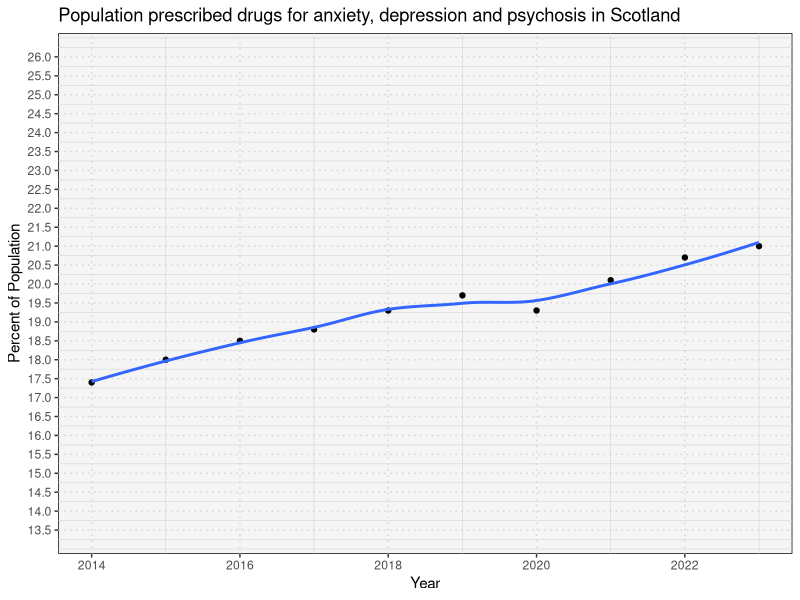
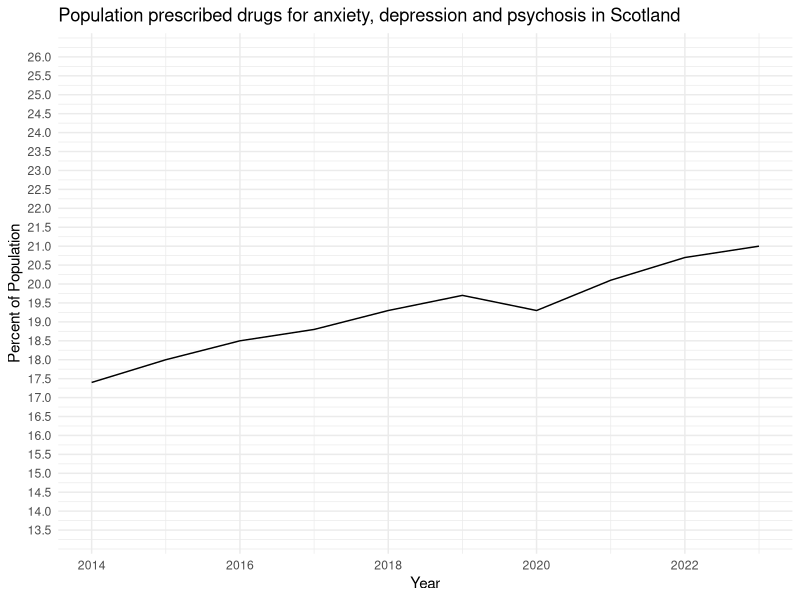
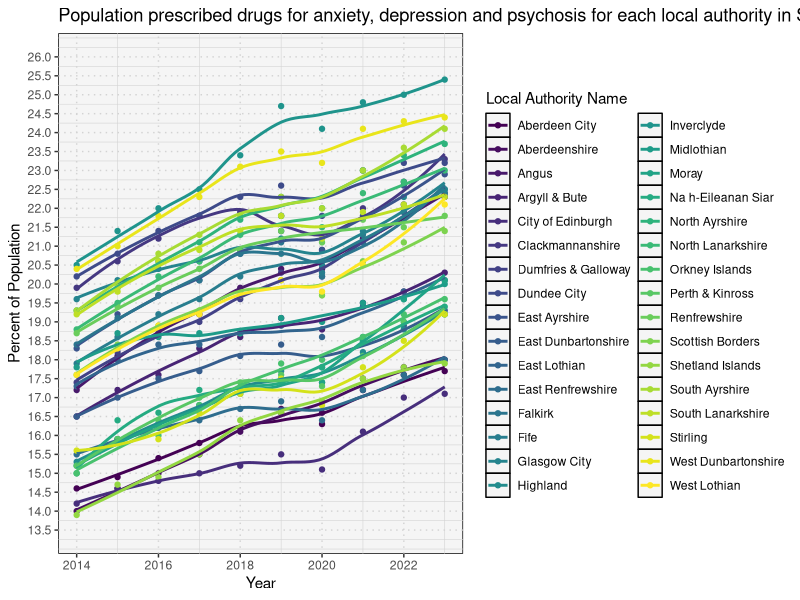
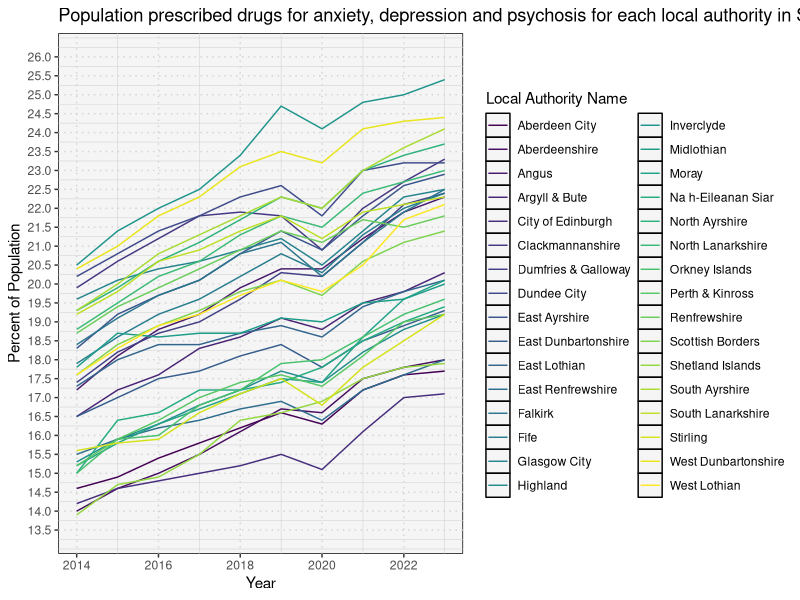

R code for these plots, in order:
## ---- chunk 1
library("tidyverse")
library("viridis")
## ---- chunk 2
df_all_data <- read_csv('./data/ScotPHO_Population prescribed drugs for anxiety depression and psychosis_allyears_national_and_council_extract_2025-11-03.csv')
## ---- chunk 3
df_all_data |> 
    # Filtering by the 'total' quintile, as that's what we're interested in
    filter(quintile == 'Total') |> 
    # Getting the count (`n`) and the min/max values for the `value` and `year` columns to see 
    # if anything is out of the expected range
    # Also checking for missing (`na`) values in the columns
    summarise(
        n = n(), 
        minValue = min(value, na.rm=TRUE), maxValue = max(value, na.rm=TRUE), missingValue = sum(is.na(value)),
        minYear = min(year), maxYear = max(year), missingYear = sum(is.na(year))
    )
## ---- chunk 4
df_all_data <- df_all_data |> 
    mutate(year = as.integer(year))
## ---- chunk 5
df_national_data <- df_all_data |> 
        # Filtering by 'Total' values and only for Scotland as a whole
        filter(quintile == "Total" & area_type=="Scotland") |> 
        # Only selecting the 'year' and 'value' columns as this is all that is needed.
        select(c("year", "value")) |> 
        # Rename value column to percent_prescribed for clarity
        rename(percent_prescribed = value)

df_local_authority_data <- df_all_data |>
        # Filtering by 'Total' values and where the 'area_type' is the Council Area to get Local Authority data
        filter(quintile == "Total" & area_type=="Council area") |> 
        # Selecting the 'year', 'value' and 'area_name' for the local authorities
        select(c("year", "area_name", "value")) |> 
        # Rename value column to percent_prescribed for clarity
        rename(percent_prescribed = value)
## ---- chunk 6
df_national_data |> 
    summarise(
        # Count
        n = n(),
        # Mean 
        mean = mean(percent_prescribed), 
        # Standard Deviation
        sd = sd(percent_prescribed), 
        # Inter-quartile range
        iqr = IQR(percent_prescribed)
    )
df_local_authority_data |> 
    summarise(
        n = n(), 
        mean = mean(percent_prescribed), 
        sd = sd(percent_prescribed), 
        iqr = IQR(percent_prescribed)
    )
## ---- chunk 7
df_national_data |> 
    ggplot(aes(x = year, y=percent_prescribed)) + 
    geom_point() +
    geom_smooth(se = FALSE) + 
    scale_y_continuous(limits=c(13.5,26), breaks = seq(13.5, 26, 0.5)) +
    labs(
        title = "Population prescribed drugs for anxiety, depression and psychosis in Scotland",
        x = "Year",
        y = "Percent of Population"
    ) +
    scale_color_viridis_d() +
    theme(panel.background = element_rect(fill = '#f5f5f5ff', color = 'black'),
          panel.grid.major = element_line(color = 'lightgrey', linetype = 'dotted'),
          panel.grid.minor = element_line(color = 'lightgrey', size = .2)) 
## ---- chunk 8
df_national_data |> 
    ggplot(aes(x=year, y=percent_prescribed)) +
    geom_path() + 
    scale_y_continuous(limits=c(13.5,26), breaks = seq(13.5, 26, 0.5)) +
    labs(
        title = "Population prescribed drugs for anxiety, depression and psychosis in Scotland",
        x = "Year",
        y = "Percent of Population"
    ) +
    scale_colour_viridis_d() +
    theme_minimal()
## ---- chunk 9
df_local_authority_data |> 
    ggplot(aes(x = year, y=percent_prescribed, colour=area_name)) + 
    geom_point() +
    geom_smooth(se = FALSE) + 
    scale_y_continuous(limits = c(13.5,26), breaks = seq(13.5, 26, 0.5)) +
    labs(
        title = "Population prescribed drugs for anxiety, depression and psychosis for each local authority in Scotland",
        x = "Year",
        y = "Percent of Population",
        colour = "Local Authority Name"
    ) +
    scale_color_viridis_d() +
    theme(panel.background = element_rect(fill = '#f5f5f5ff', color = 'black'),
          panel.grid.major = element_line(color = 'lightgrey', linetype = 'dotted'),
          panel.grid.minor = element_line(color = 'lightgrey', size = .2)) 
## ---- chunk 10
df_local_authority_data |> 
    ggplot(aes(x=year, y=percent_prescribed, color=area_name)) +
    geom_path() + 
    scale_y_continuous(limits = c(13.5,26), breaks = seq(13.5, 26, 0.5)) +
    labs(
        title = "Population prescribed drugs for anxiety, depression and psychosis for each local authority in Scotland",
        x = "Year",
        y = "Percent of Population",
        colour = "Local Authority Name"
    ) +
    scale_color_viridis_d() +
    theme(panel.background = element_rect(fill = '#f5f5f5ff', color = 'black'),
          panel.grid.major = element_line(color = 'lightgrey', linetype = 'dotted'),
          panel.grid.minor = element_line(color = 'lightgrey', size = .2)) 
## ---- chunk 11
df_green_space <- read_csv('./data/3rd-state-of-scotlands-greenspace-appendix-6-4.csv')
## ---- chunk 12
# avg_time_in_hospital_by_deprivation_and_age_groups <- total_time_2020 |> 
#     mutate(age_bin = cut(age, breaks=c(0,10,20,30,40,50,60,70,80,90,100), include.lowest = TRUE)) |> 
#     group_by(deprivation, age_bin) |> 
#     summarise(avg_days_in_hospital = mean(total_time_days))
## ---- chunk 13
# plot_names <- c('1' = '1 - Most Deprived',
#                 '2' = '2',
#                 '3' = '3',
#                 '4' = '4',
#                 '5' = '5 - Least Deprived')
## ---- chunk 14
# avg_time_in_hospital_by_deprivation_and_age_groups |> 
    # mutate(deprivation = as.character(deprivation)) |> 
    # ggplot(
    #     aes(x = age_bin, y=avg_days_in_hospital, colour=deprivation)) + 
    # geom_point() +
    # scale_y_continuous(breaks = seq(0, 13, 1)) +
    # #scale_x_continuous(breaks = seq(0,100, 5)) + 
    # ggtitle("Length of stay in hospital by Age and by Deprivation") +
    # ylab("Average number of days in Hospital") +
    # xlab("Age Group") +
    # scale_colour_viridis_d() + 
    # theme_bw()
## ---- chunk 15
# total_time_2020 |> 
#     group_by(deprivation, age) |> 
#     summarise(avg_days_in_hospital = mean(total_time_days)) |> 
#     mutate(deprivation = as.character(deprivation)) |> 
#     ggplot(aes(x = age, y=avg_days_in_hospital, colour=deprivation)) + 
#     geom_point() +
#     geom_smooth(se = FALSE) + 
#     scale_y_continuous(breaks = seq(0, 17, 1)) +
#     scale_x_continuous(breaks = seq(0,100, 5)) + 
#     labs(
#         title = "Length of stay in hospital by Age and by Deprivation",
#         x = "Age",
#         y = "Number of days in Hospital",
#         color = "SIMD Deprivation Level"
#     ) +
#     scale_color_viridis_d() +
#     theme(panel.background = element_rect(fill = 'darkgrey', color = 'black'),
#           panel.grid.major = element_line(color = 'lightgrey', linetype = 'dotted'),
#           panel.grid.minor = element_line(color = 'lightgrey', size = .2))
#     #theme_bw()
